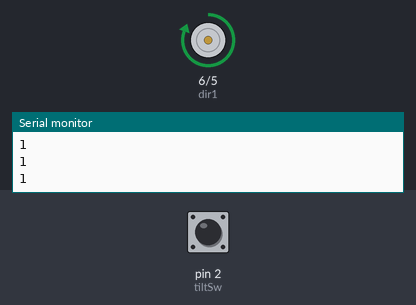
Bench run of a sketch on a simulated Arduino Uno, built with avr-gcc and run on an emulated ATmega328P. On the bench: motor-driver pin pairs drawn as motors (green arrow = first pin HIGH = forward, orange = second pin HIGH = backward, longer = more drive), the last lines printed to the serial monitor. The test bench sets the inputs (shaded band); at power-on: pin 2 (tiltSw) HIGH.

Above: at 1.8 s.
1.9 s: pin 2 (tiltSw) pulled LOW for 0.6 s
At 2.4 s:
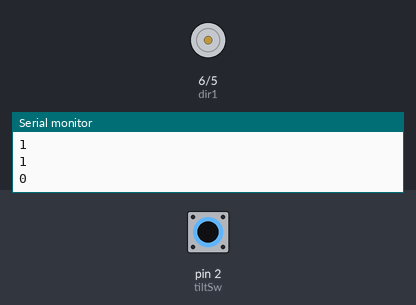
4.0 s: pin 2 (tiltSw) pulled LOW for 3.2 s
At 8.5 s:
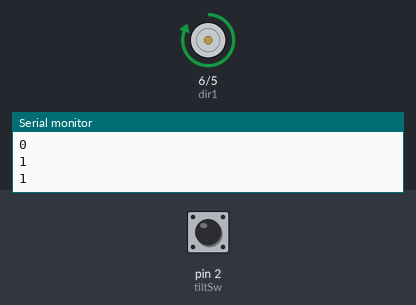
Timing chart, 0 to 10.0 s (numbered marks = the images above; inputs shaded):
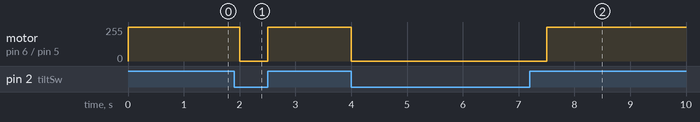

The sketch:

23._DC_Motor_with_Tilt_Switch.ino
```cpp
int dir1=6;
int dir2=5;
int tiltSw=2;
int tiltVal;
int t=500;

void setup() {
  // put your setup code here, to run once:
pinMode(dir1,OUTPUT);
pinMode(dir2,OUTPUT);
pinMode(tiltSw,INPUT);
  digitalWrite(tiltSw,HIGH);
Serial.begin(9600);
}

void loop() {
  // put your main code here, to run repeatedly:
tiltVal=digitalRead(tiltSw);
if (tiltVal==1)
{
  digitalWrite(dir1,HIGH);
}
else
{
  digitalWrite(dir1,LOW);
}
Serial.println(tiltVal);
delay(t);
}
```

Measured:
- after the input at 1.9 s, motor on pin 6 (dir1) / pin 5 (dir2): forward 255/255 → stopped after 0.10 s, → forward 255/255 0.50 s later
- after the input at 4.0 s, motor on pin 6 (dir1) / pin 5 (dir2): forward 255/255 → stopped at once, → forward 255/255 3.5 s later
